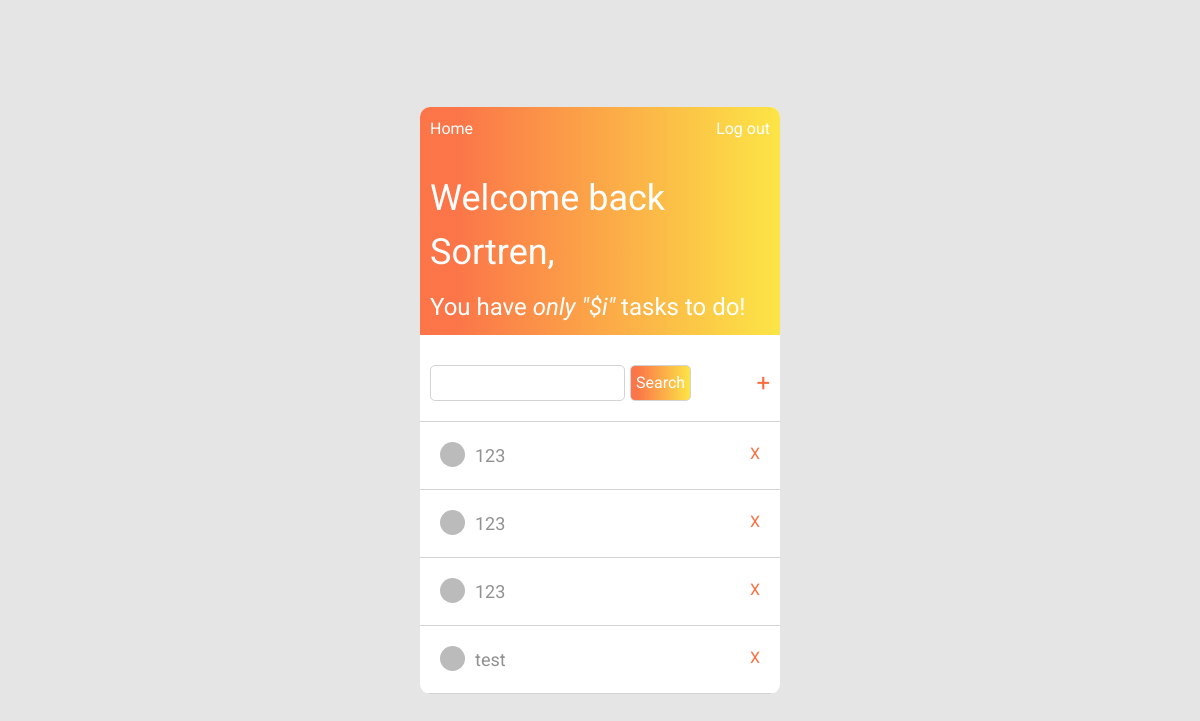
The app's page / (signed in), older data.
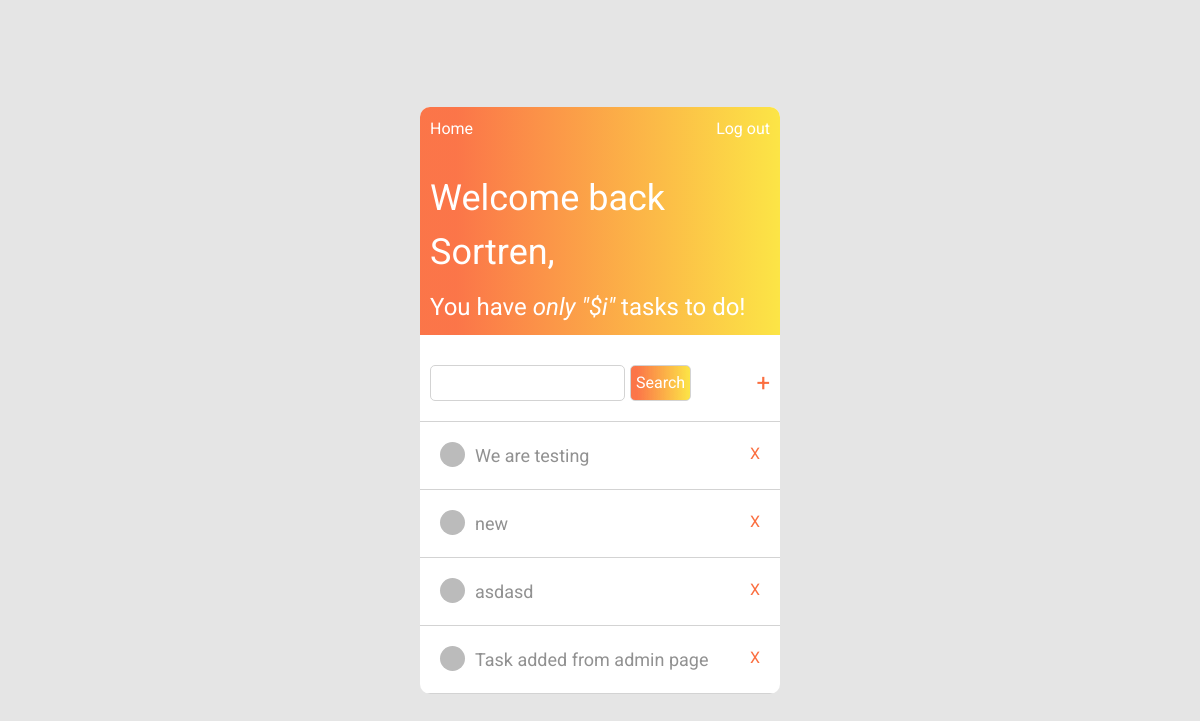
The same page, newer data.
### to_do/models.py (models this page shows, shortened)
class Task(models.Model):
    title = models.CharField(max_length=100)
    content = models.TextField()
    date_posted = models.DateTimeField(default=timezone.now)
    author = models.ForeignKey(User, on_delete=models.CASCADE)

### to_do/views.py (the view)
# urls.py: 2. Add a URL to urlpatterns:  path('', views.home, name='home')
@login_required(login_url='login')
def home(request):
    context = {
        'tasks': Task.objects.filter(author=request.user).order_by('-id'),
    }
    return render(request, 'to_do/home.html', context)

### to_do/templates/to_do/home.html
{%extends "to_do/base_home.html"%}
{% block search-add %}
  <div class="search-add">
    <div class="search">
        <input type="text" class = "input">
        <button class = "button-search">Search</button>
    </div>
    <div class="add">
        <a href = "{% url 'add-task' %}" class = "add-task">+</a>
    </div>
  </div>
{% endblock search-add %}
{%block tasks%}
  {% for task in tasks %}
    <div class="task">
      <div class="content">
        <span class="dot"></span>
        <a href="#" class="task-title">{{ task.title }}</a>
      </div>
      <a href="#" class="delete-task">X</a>
    </div>
  {%endfor%}
{%endblock tasks%}

### to_do/templates/to_do/base_home.html (shortened to what this page needs)
{%load static%}
<!DOCTYPE html>
<html lang="en">
<head>
    <link rel="stylesheet" href="https://maxcdn.bootstrapcdn.com/bootstrap/4.0.0/css/bootstrap.min.css">
    <link rel="stylesheet" href="{% static 'to_do/home.css'%}">
</head>
<body>
    <main>
        <div class = "app">
            <div class = "top-bar">
                <div class="navigation">
                    <a href="{% url 'to_do-home' %}" class = "logout">Home</a>
                    <a href="{% url 'logout' %}" class = "logout">Log out</a>
                </div>
                <div class="text">
                    <span class="welcome">Welcome back <a href = "{% url 'profile' %} " class = "username">{{ user.username }},</a></span>
                    <span class="incomplete">You have <i>only "$i"</i> tasks to do!</span>
                </div>
            </div>
            {% block search-add %}
            {% endblock search-add %}
            <div class = "struct">
                <div class = "tasks-container">
                    {% block tasks %}
                    {% endblock tasks %}
                </div>
            </div>
        </div>
    </main>
</body>
</html>

### to_do/static/to_do/home.css (style rules this page uses)
* { margin: 0; padding: 0; box-sizing: border-box; font-family: "Roboto", sans-serif; }
main { display: flex; min-height: 100vh; justify-content: center; align-items: center; background-color: #e5e5e5; }
.app { display: flex; flex-direction: column; width: 30%; margin: auto; border-radius: 10px; background-color: white; overflow: hidden; }
.top-bar { color: white; display: flex; flex-direction: column; padding: 10px; background: rgb(251, 110, 63); background: linear-gradient( 90deg, rgba(251, 110, 63, 0.9500175070028011) 10%, rgba(252, 229, 70, 1) 100% ); }
.text { display: flex; flex-direction: column; padding-top: 30px; gap: 10px; }
.welcome { font-size: 36px; }
.welcome a { color: white; text-decoration: none; }
.incomplete { font-size: 24px; }
.navigation { display: flex; flex-direction: row; justify-content: space-between; }
.navigation a { color: white; text-decoration: none; }
.search-add { display: flex; justify-content: space-between; padding: 30px 10px 20px 10px; }
.input { outline: none; border: 0.5px solid lightgrey; padding: 5px; border-radius: 5px; }
.search { display: flex; gap: 5px; }
.button-search { text-decoration: none; border: 0.5px solid lightgrey; cursor: pointer; border-radius: 5px; color: white; padding: 5px; background: rgb(251, 110, 63); background: linear-gradient( 90deg, rgba(251, 110, 63, 0.9500175070028011) 10%, rgba(252, 229, 70, 1) 100% ); }
.add-task:hover, .add-task { font-size: 24px; color: rgb(251, 110, 63); text-decoration: none; color: linear-gradient( 90deg, rgba(251, 110, 63, 0.9500175070028011) 10%, rgba(252, 229, 70, 1) 100% ); }
.struct { border-top: 1px solid lightgrey; display: flex; gap: 41px; }
.tasks-container { display: flex; flex-direction: column; flex: 1; }
.task { border-bottom: 0.5px solid lightgrey; display: flex; justify-content: space-between; padding: 20px; }
.content { display: flex; gap: 10px; }
.content a { color: rgb(145, 145, 145); font-size: 18px; }
.dot { height: 25px; width: 25px; background-color: #bbb; border-radius: 50%; }
.delete-task, .delete-task:hover { color: rgb(251, 110, 63); color: linear-gradient( 90deg, rgba(251, 110, 63, 0.9500175070028011) 10%, rgba(252, 229, 70, 1) 100% ); }

Row changes from the older to the newer data that the page shows:
removed Task: title "123"
removed Task: title "123"
removed Task: title "123"
removed Task: title "test"
added Task: title "We are testing"
added Task: title "new"
added Task: title "asdasd"
added Task: title "Task added from admin page"
